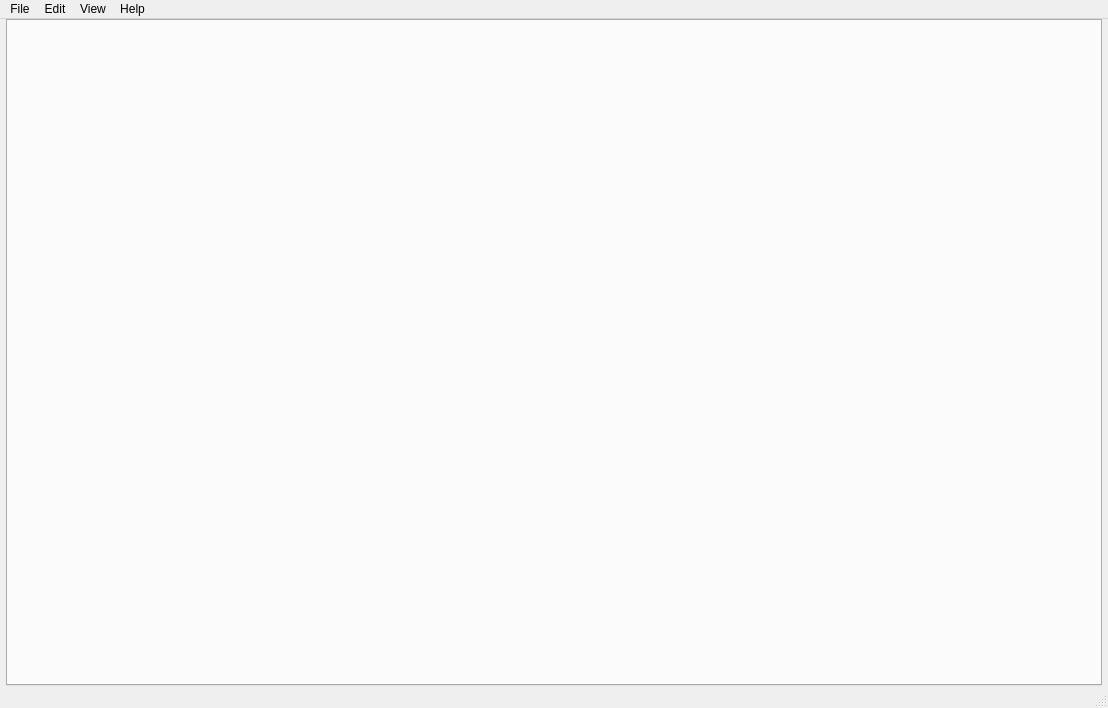
<?xml version="1.0" encoding="UTF-8"?>
<ui version="4.0">
 <class>CALUMIMotionClass</class>
 <widget class="QMainWindow" name="CALUMIMotionClass">
  <property name="geometry">
   <rect>
    <x>0</x>
    <y>0</y>
    <width>1108</width>
    <height>708</height>
   </rect>
  </property>
  <property name="windowTitle">
   <string>CALUMIMotion</string>
  </property>
  <property name="windowIcon">
   <iconset resource="CALUMIMotion.qrc">
    <normaloff>:/icons/Resources/PatchRender.ico</normaloff>:/icons/Resources/PatchRender.ico</iconset>
  </property>
  <widget class="QWidget" name="centralWidget">
   <layout class="QGridLayout" name="gridLayout">
    <property name="leftMargin">
     <number>6</number>
    </property>
    <property name="topMargin">
     <number>0</number>
    </property>
    <property name="rightMargin">
     <number>6</number>
    </property>
    <property name="bottomMargin">
     <number>0</number>
    </property>
    <property name="spacing">
     <number>0</number>
    </property>
    <item row="0" column="0">
     <widget class="QTabWidget" name="tabWidget">
      <property name="currentIndex">
       <number>-1</number>
      </property>
      <property name="tabsClosable">
       <bool>true</bool>
      </property>
      <property name="movable">
       <bool>true</bool>
      </property>
     </widget>
    </item>
   </layout>
  </widget>
  <widget class="QMenuBar" name="menuBar">
   <property name="enabled">
    <bool>true</bool>
   </property>
   <property name="geometry">
    <rect>
     <x>0</x>
     <y>0</y>
     <width>1108</width>
     <height>21</height>
    </rect>
   </property>
   <widget class="QMenu" name="menuFile">
    <property name="title">
     <string>File</string>
    </property>
    <widget class="QMenu" name="menuNew">
     <property name="title">
      <string>New</string>
     </property>
     <addaction name="actionStarfield_Animation_Graph_agx"/>
     <addaction name="actionDebug_Animation_Graph_agx"/>
    </widget>
    <widget class="QMenu" name="menuImport">
     <property name="title">
      <string>Import</string>
     </property>
     <addaction name="actionSFBGS_Behavior_Graph_import"/>
    </widget>
    <widget class="QMenu" name="menuExport">
     <property name="title">
      <string>Export</string>
     </property>
     <addaction name="actionSFBGS_Behavior_Graph_export"/>
    </widget>
    <addaction name="menuNew"/>
    <addaction name="separator"/>
    <addaction name="actionOpen"/>
    <addaction name="actionSave"/>
    <addaction name="actionSave_As"/>
    <addaction name="separator"/>
    <addaction name="menuImport"/>
    <addaction name="menuExport"/>
   </widget>
   <widget class="QMenu" name="menuView">
    <property name="title">
     <string>View</string>
    </property>
    <addaction name="actionNode_Groups"/>
    <addaction name="actionHide_Properties"/>
    <addaction name="actionToggle_Log_Console"/>
   </widget>
   <widget class="QMenu" name="menuEdit">
    <property name="title">
     <string>Edit</string>
    </property>
   </widget>
   <widget class="QMenu" name="menuHelp">
    <property name="title">
     <string>Help</string>
    </property>
    <addaction name="actionAbout"/>
    <addaction name="separator"/>
   </widget>
   <addaction name="menuFile"/>
   <addaction name="menuEdit"/>
   <addaction name="menuView"/>
   <addaction name="menuHelp"/>
  </widget>
  <widget class="QStatusBar" name="statusBar"/>
  <action name="actionStarfield_Animation_Graph_agx">
   <property name="text">
    <string>Starfield Animation Graph (.agx)</string>
   </property>
   <property name="shortcut">
    <string>Ctrl+Shift+1</string>
   </property>
  </action>
  <action name="actionNode_Groups">
   <property name="text">
    <string>Node Groups</string>
   </property>
   <property name="shortcut">
    <string>Ctrl+G</string>
   </property>
  </action>
  <action name="actionDebug_Animation_Graph_agx">
   <property name="enabled">
    <bool>false</bool>
   </property>
   <property name="text">
    <string>Debug Animation Graph (.agx)</string>
   </property>
   <property name="visible">
    <bool>false</bool>
   </property>
  </action>
  <action name="actionHide_Properties">
   <property name="text">
    <string>Hide Property Sidebar </string>
   </property>
   <property name="iconText">
    <string>Hide Property Sidebar </string>
   </property>
   <property name="toolTip">
    <string>Hide Property Sidebar </string>
   </property>
   <property name="shortcut">
    <string>Ctrl+P</string>
   </property>
  </action>
  <action name="actionToggle_Log_Console">
   <property name="text">
    <string>Toggle Console</string>
   </property>
   <property name="shortcut">
    <string>Ctrl+/</string>
   </property>
  </action>
  <action name="actionSave">
   <property name="text">
    <string>Save</string>
   </property>
   <property name="shortcut">
    <string>Ctrl+S</string>
   </property>
  </action>
  <action name="actionSave_As">
   <property name="text">
    <string>Save As</string>
   </property>
   <property name="shortcut">
    <string>Ctrl+Shift+S</string>
   </property>
  </action>
  <action name="actionOpen">
   <property name="text">
    <string>Open</string>
   </property>
   <property name="shortcut">
    <string>Ctrl+O</string>
   </property>
  </action>
  <action name="actionSFBGS_Behavior_Graph_import">
   <property name="text">
    <string>SFBGS Behavior Graph</string>
   </property>
   <property name="shortcut">
    <string>Ctrl+Alt+1</string>
   </property>
  </action>
  <action name="actionSFBGS_Behavior_Graph_export">
   <property name="text">
    <string>SFBGS Behavior Graph</string>
   </property>
   <property name="shortcut">
    <string>Alt+Shift+1</string>
   </property>
  </action>
  <action name="actionAbout">
   <property name="text">
    <string>About</string>
   </property>
  </action>
 </widget>
 <layoutdefault spacing="6" margin="11"/>
 <resources>
  <include location="CALUMIMotion.qrc"/>
 </resources>
 <connections>
  <connection>
   <sender>actionStarfield_Animation_Graph_agx</sender>
   <signal>triggered()</signal>
   <receiver>CALUMIMotionClass</receiver>
   <slot>Create_SFBGSTab()</slot>
   <hints>
    <hint type="sourcelabel">
     <x>-1</x>
     <y>-1</y>
    </hint>
    <hint type="destinationlabel">
     <x>553</x>
     <y>353</y>
    </hint>
   </hints>
  </connection>
  <connection>
   <sender>tabWidget</sender>
   <signal>tabCloseRequested(int)</signal>
   <receiver>CALUMIMotionClass</receiver>
   <slot>CloseTab(int)</slot>
   <hints>
    <hint type="sourcelabel">
     <x>553</x>
     <y>361</y>
    </hint>
    <hint type="destinationlabel">
     <x>553</x>
     <y>353</y>
    </hint>
   </hints>
  </connection>
 </connections>
 <slots>
  <slot>CloseTab(int)</slot>
  <slot>Create_SFBGSTab()</slot>
 </slots>
</ui>
